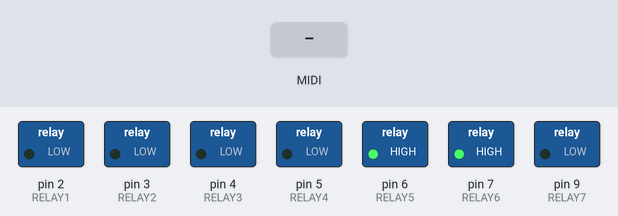
Bench run of a sketch on a simulated Arduino Uno, built with avr-gcc and run on an emulated ATmega328P. Parts: switched loads named in the sketch (green lamp = pin HIGH). The test bench sets the inputs (shaded band). MIDI output is not drawn.

Above: at 1.2 s.
1.3 s: MIDI note 60 received
At 1.45 s:
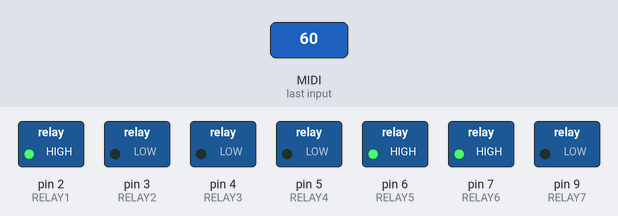
3.1 s: MIDI note 64 received
At 3.25 s:
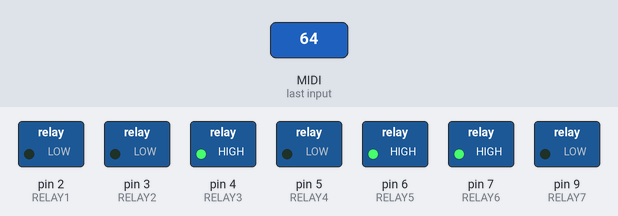
4.9 s: MIDI note 67 received
At 5.05 s:
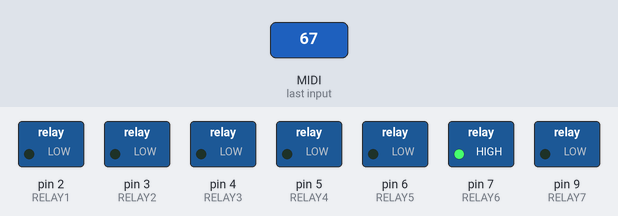
Timing chart, 0 to 7.9 s (numbered marks = the images above; inputs shaded):
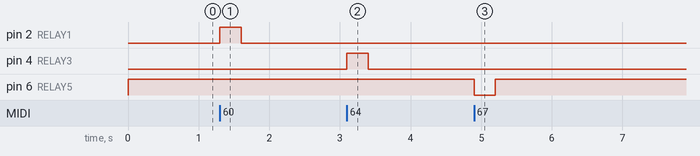

The sketch:

Percussion.ino
```cpp
// Percussion_v1
// classes

#include <MIDI.h>
#include <Streaming.h>
MIDI_CREATE_DEFAULT_INSTANCE();


#define DEBUG false

String inputString = "";


//Define Relay pins
#define RELAY1  2
#define RELAY2  3
#define RELAY3  4
#define RELAY4  5
#define RELAY5  6
#define RELAY6  7
#define RELAY7  9 //klapa


void setup()
{

	//Relays (solenoids)
	pinMode(RELAY1,OUTPUT);//relay1
	pinMode(RELAY2,OUTPUT);//relay2
	pinMode(RELAY3,OUTPUT);//relay3
	pinMode(RELAY4,OUTPUT);//relay4
	pinMode(RELAY5,OUTPUT);//relay5
	pinMode(RELAY6,OUTPUT);//relay6
        pinMode(RELAY7,OUTPUT);//relay7

	digitalWrite(RELAY1,LOW);//reset relay1
	digitalWrite(RELAY2,LOW);//reset relay2
	digitalWrite(RELAY3,LOW);//reset relay3
	digitalWrite(RELAY4,LOW);//reset relay4
	digitalWrite(RELAY5,HIGH);//reset relay5
	digitalWrite(RELAY6,HIGH);//reset relay6
        digitalWrite(RELAY7,LOW);//reset relay7


	MIDI.begin(4);//MIDI_CHANNEL_OMNI
	MIDI.setHandleNoteOn(HandleNoteOn);
	MIDI.setHandleNoteOff(HandleNoteOff);
}

void loop()
{
	MIDI.read();
}

void HandleNoteOff(byte channel, byte pitch, byte velocity) {

  switch (pitch) {


		case 60://79
		digitalWrite(RELAY1, LOW); //turn off relay1

		break;

		case 62://81
		digitalWrite(RELAY2, LOW); //turn off relay2
		break;

		case 64://83
		digitalWrite(RELAY3, LOW); //turn off relay3
		break;

		case 65://84
		digitalWrite(RELAY4, LOW); //turn off relay4
		break;

		case 67://86
		digitalWrite(RELAY5, HIGH); //turn off relay5
		break;

		case 69://88
		digitalWrite(RELAY6, HIGH); //turn off relay6
		break;

		case 71://88
		digitalWrite(RELAY7, LOW); //turn off relay7
		break;
}
}


void HandleNoteOn(byte channel, byte pitch, byte velocity) {
//midi keys
//q60 w62 e64 r65 t67 y69
	switch (pitch) {


		case 60://79
				digitalWrite(RELAY1, HIGH); //turn on relay1
				break;

		case 62://81
				digitalWrite(RELAY2, HIGH); //turn on relay2
				break;

		case 64://83
				digitalWrite(RELAY3, HIGH); //turn on relay3
				break;

		case 65://84
				digitalWrite(RELAY4, HIGH); //turn on relay4
				break;

		case 67://86

				digitalWrite(RELAY5, LOW); //turn on relay5
				break;

		case 69://88
				digitalWrite(RELAY6, LOW); //turn on relay6
				break;

		case 71://88
			digitalWrite(RELAY7, HIGH); //turn off relay7
			break;
	}
}
```

Measured:
- after the input at 1.3 s, pin 2 (RELAY1): LOW → HIGH at once, → LOW 0.30 s later
- after the input at 3.1 s, pin 4 (RELAY3): LOW → HIGH at once, → LOW 0.30 s later
- after the input at 4.9 s, pin 6 (RELAY5): HIGH → LOW at once, → HIGH 0.30 s later
